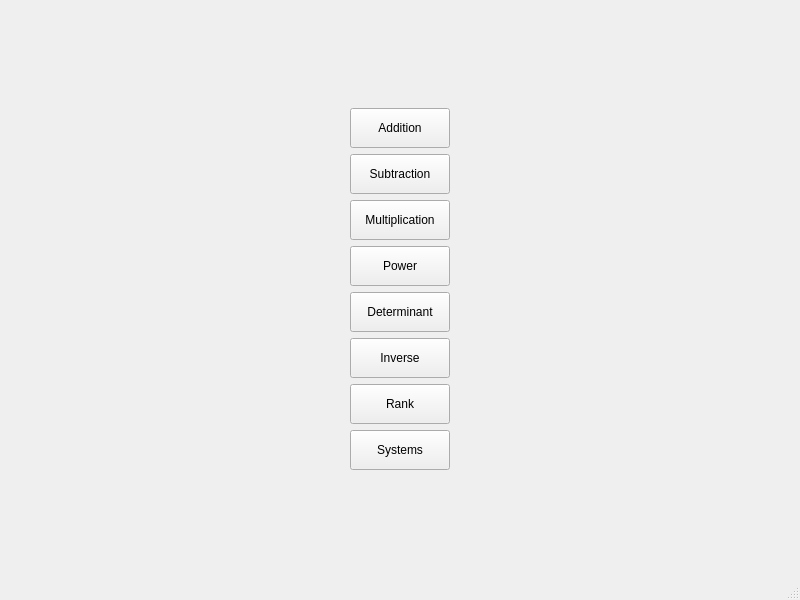
<?xml version="1.0" encoding="UTF-8"?>
<ui version="4.0">
 <class>MainWindow</class>
 <widget class="QMainWindow" name="MainWindow">
  <property name="geometry">
   <rect>
    <x>0</x>
    <y>0</y>
    <width>800</width>
    <height>600</height>
   </rect>
  </property>
  <property name="minimumSize">
   <size>
    <width>400</width>
    <height>500</height>
   </size>
  </property>
  <property name="windowTitle">
   <string>Matrix Calculator</string>
  </property>
  <widget class="QWidget" name="centralwidget">
   <layout class="QHBoxLayout" name="horizontalLayout">
    <item>
     <layout class="QVBoxLayout" name="verticalLayout">
      <item>
       <spacer name="verticalSpacer_2">
        <property name="orientation">
         <enum>Qt::Orientation::Vertical</enum>
        </property>
        <property name="sizeHint" stdset="0">
         <size>
          <width>20</width>
          <height>40</height>
         </size>
        </property>
       </spacer>
      </item>
      <item>
       <widget class="QPushButton" name="btn_sum">
        <property name="sizePolicy">
         <sizepolicy hsizetype="Fixed" vsizetype="Fixed">
          <horstretch>0</horstretch>
          <verstretch>0</verstretch>
         </sizepolicy>
        </property>
        <property name="minimumSize">
         <size>
          <width>100</width>
          <height>40</height>
         </size>
        </property>
        <property name="text">
         <string>Addition</string>
        </property>
       </widget>
      </item>
      <item>
       <widget class="QPushButton" name="btn_sub">
        <property name="sizePolicy">
         <sizepolicy hsizetype="Fixed" vsizetype="Fixed">
          <horstretch>0</horstretch>
          <verstretch>0</verstretch>
         </sizepolicy>
        </property>
        <property name="minimumSize">
         <size>
          <width>100</width>
          <height>40</height>
         </size>
        </property>
        <property name="text">
         <string>Subtraction</string>
        </property>
       </widget>
      </item>
      <item>
       <widget class="QPushButton" name="btn_mult">
        <property name="sizePolicy">
         <sizepolicy hsizetype="Fixed" vsizetype="Fixed">
          <horstretch>0</horstretch>
          <verstretch>0</verstretch>
         </sizepolicy>
        </property>
        <property name="minimumSize">
         <size>
          <width>100</width>
          <height>40</height>
         </size>
        </property>
        <property name="text">
         <string>Multiplication</string>
        </property>
       </widget>
      </item>
      <item>
       <widget class="QPushButton" name="btn_pow">
        <property name="sizePolicy">
         <sizepolicy hsizetype="Fixed" vsizetype="Fixed">
          <horstretch>0</horstretch>
          <verstretch>0</verstretch>
         </sizepolicy>
        </property>
        <property name="minimumSize">
         <size>
          <width>100</width>
          <height>40</height>
         </size>
        </property>
        <property name="text">
         <string>Power</string>
        </property>
       </widget>
      </item>
      <item>
       <widget class="QPushButton" name="btn_det">
        <property name="sizePolicy">
         <sizepolicy hsizetype="Fixed" vsizetype="Fixed">
          <horstretch>0</horstretch>
          <verstretch>0</verstretch>
         </sizepolicy>
        </property>
        <property name="minimumSize">
         <size>
          <width>100</width>
          <height>40</height>
         </size>
        </property>
        <property name="text">
         <string>Determinant</string>
        </property>
       </widget>
      </item>
      <item>
       <widget class="QPushButton" name="btn_inv">
        <property name="sizePolicy">
         <sizepolicy hsizetype="Fixed" vsizetype="Fixed">
          <horstretch>0</horstretch>
          <verstretch>0</verstretch>
         </sizepolicy>
        </property>
        <property name="minimumSize">
         <size>
          <width>100</width>
          <height>40</height>
         </size>
        </property>
        <property name="text">
         <string>Inverse</string>
        </property>
       </widget>
      </item>
      <item>
       <widget class="QPushButton" name="btn_rank">
        <property name="sizePolicy">
         <sizepolicy hsizetype="Fixed" vsizetype="Fixed">
          <horstretch>0</horstretch>
          <verstretch>0</verstretch>
         </sizepolicy>
        </property>
        <property name="minimumSize">
         <size>
          <width>100</width>
          <height>40</height>
         </size>
        </property>
        <property name="text">
         <string>Rank</string>
        </property>
       </widget>
      </item>
      <item>
       <widget class="QPushButton" name="pushButton">
        <property name="sizePolicy">
         <sizepolicy hsizetype="Fixed" vsizetype="Fixed">
          <horstretch>0</horstretch>
          <verstretch>0</verstretch>
         </sizepolicy>
        </property>
        <property name="minimumSize">
         <size>
          <width>100</width>
          <height>40</height>
         </size>
        </property>
        <property name="text">
         <string>Systems</string>
        </property>
       </widget>
      </item>
      <item>
       <spacer name="verticalSpacer">
        <property name="orientation">
         <enum>Qt::Orientation::Vertical</enum>
        </property>
        <property name="sizeHint" stdset="0">
         <size>
          <width>20</width>
          <height>40</height>
         </size>
        </property>
       </spacer>
      </item>
     </layout>
    </item>
   </layout>
  </widget>
  <widget class="QMenuBar" name="menubar">
   <property name="geometry">
    <rect>
     <x>0</x>
     <y>0</y>
     <width>800</width>
     <height>25</height>
    </rect>
   </property>
  </widget>
  <widget class="QStatusBar" name="statusbar"/>
 </widget>
 <resources/>
 <connections/>
</ui>
